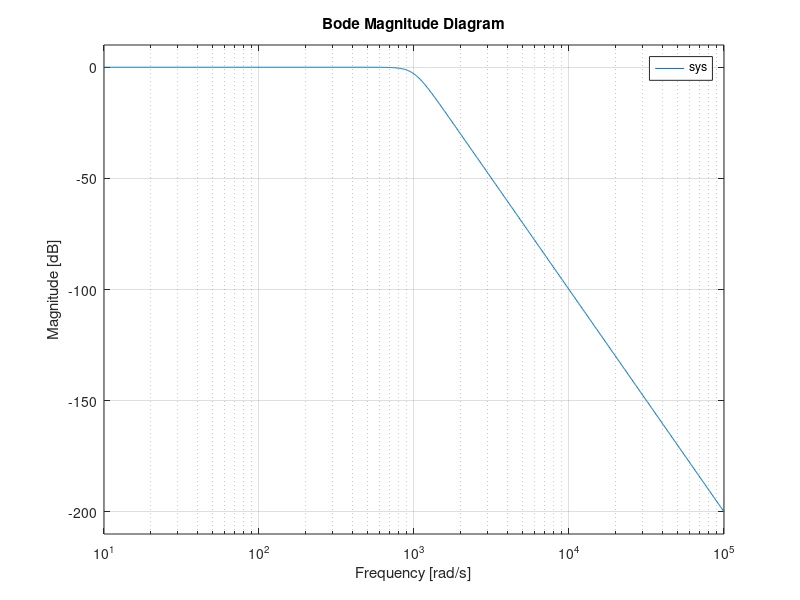

Here is the MATLAB script that generated this plot:
clc 
close all 
clear all

numerator = 1000^5;
f1 = [1 1000];
f2 = [1 618 1000^2];
f3 = [1 1618 1000^2];
denominator = conv(conv(f1,f2),f3);
sys = tf(numerator, denominator);
bodemag(sys)
grid on